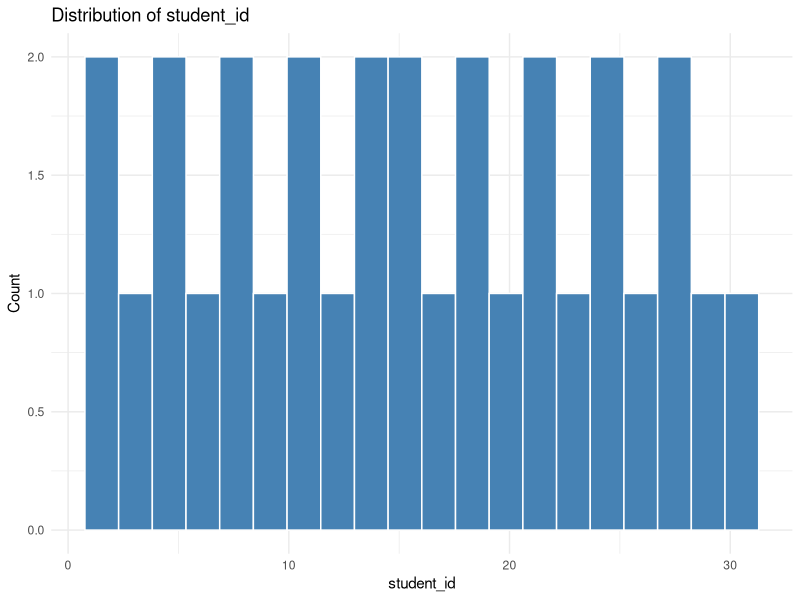
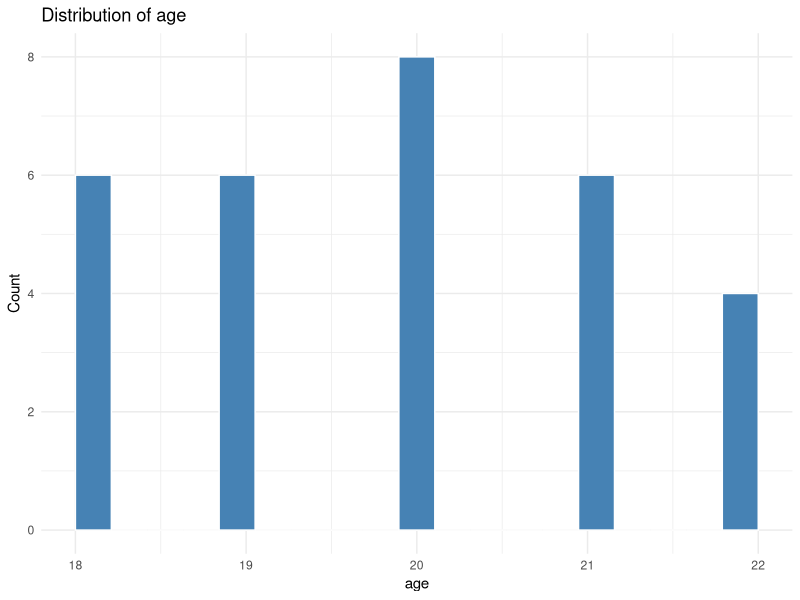
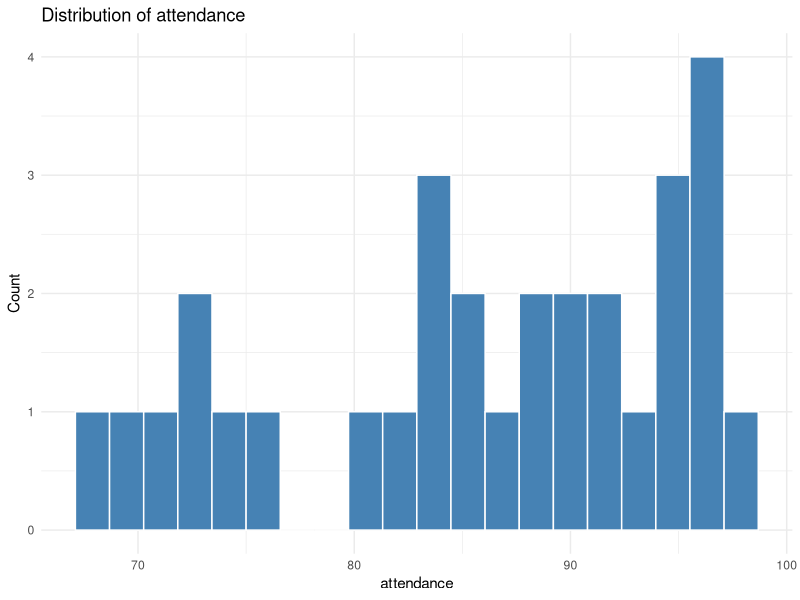
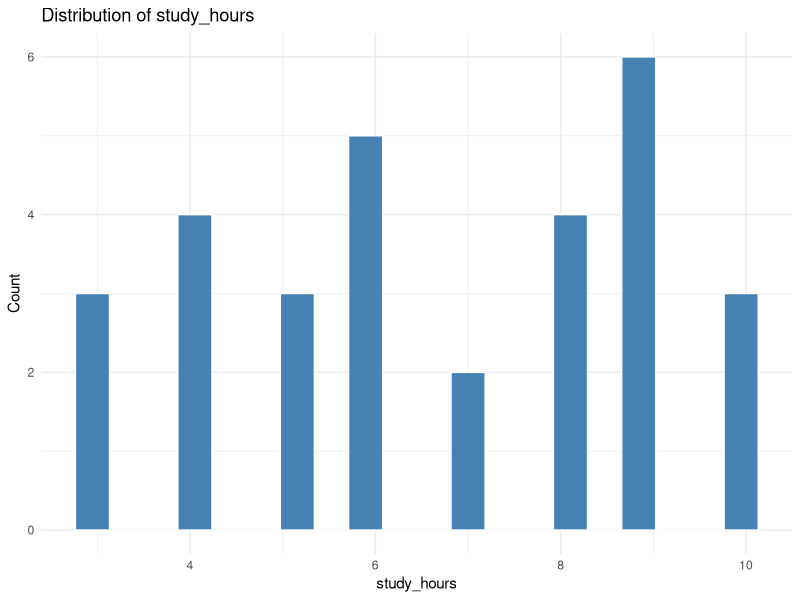
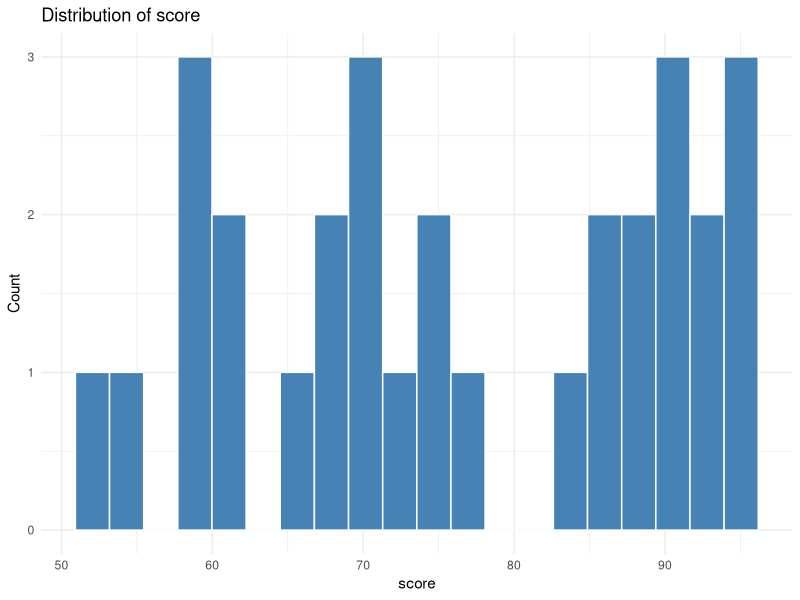
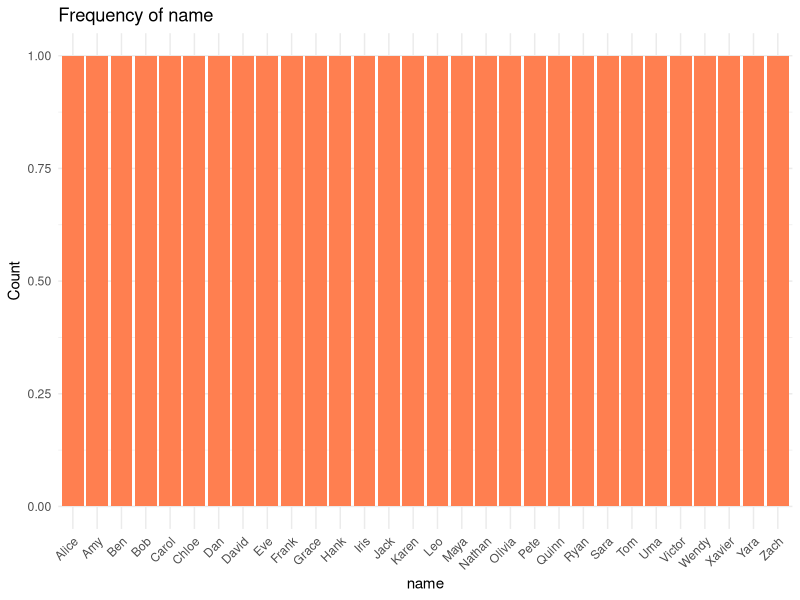
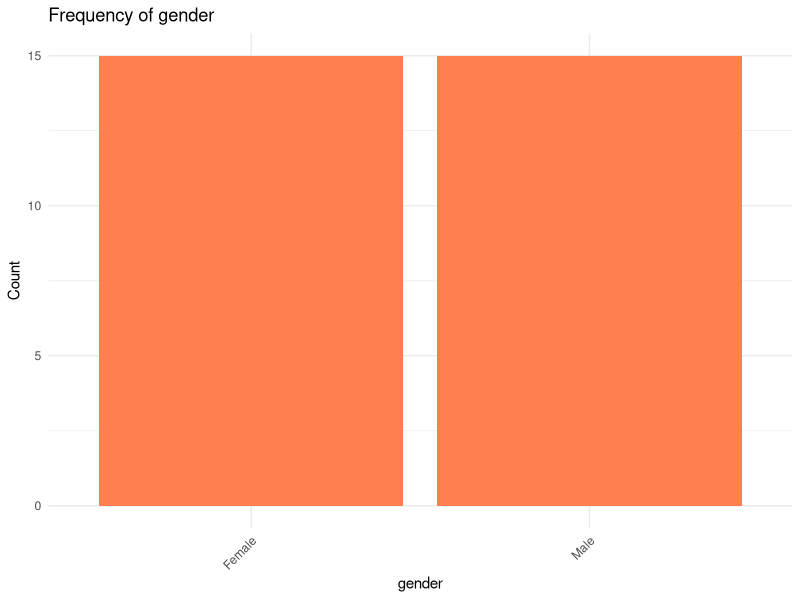
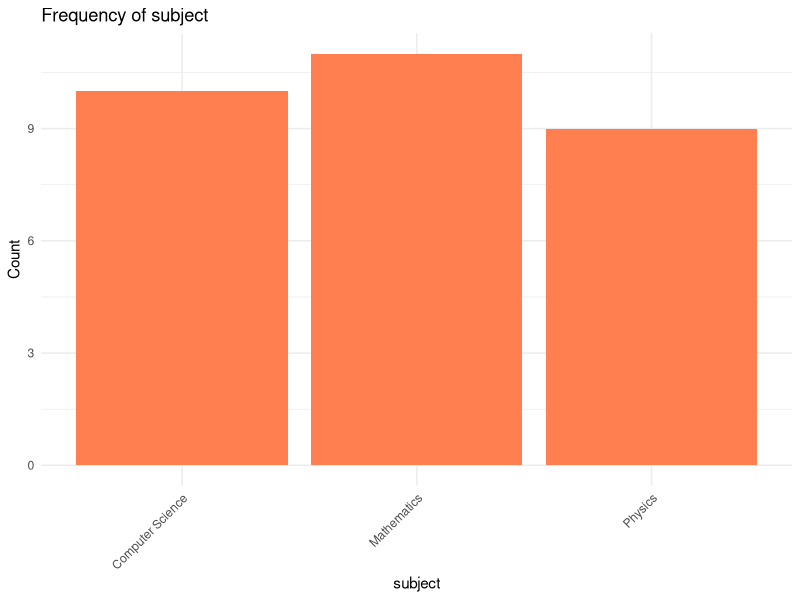

R code for these plots, in order:
# eda.R - Standalone Exploratory Data Analysis script
# Run this independently in RStudio for offline analysis

library(ggplot2)
library(dplyr)
library(tidyr)
library(readr)
library(corrplot)

# ---- Load Data ----
df <- read_csv("../data/dataset.csv")
names(df) <- tolower(gsub(" ", "_", names(df)))

cat("Dataset loaded:\n")
cat("Rows:", nrow(df), "| Columns:", ncol(df), "\n\n")

# ---- Summary Statistics ----
cat("=== Summary Statistics ===\n")
print(summary(df))

# ---- Missing Values ----
cat("\n=== Missing Values per Column ===\n")
print(colSums(is.na(df)))

# ---- Numeric columns ----
num_cols <- names(df)[sapply(df, is.numeric)]
cat_cols <- names(df)[sapply(df, is.character)]

# ---- Histograms for numeric columns ----
if (length(num_cols) > 0) {
  for (col in num_cols) {
    p <- ggplot(df, aes_string(x = col)) +
      geom_histogram(fill = "steelblue", bins = 20, colour = "white") +
      labs(title = paste("Distribution of", col), x = col, y = "Count") +
      theme_minimal()
    print(p)
  }
}

# ---- Bar charts for categorical columns ----
if (length(cat_cols) > 0) {
  for (col in cat_cols[1:min(3, length(cat_cols))]) {
    p <- df %>%
      count(!!sym(col)) %>%
      ggplot(aes_string(x = col, y = "n")) +
      geom_col(fill = "coral") +
      labs(title = paste("Frequency of", col), x = col, y = "Count") +
      theme_minimal() +
      theme(axis.text.x = element_text(angle = 45, hjust = 1))
    print(p)
  }
}

# ---- Correlation Matrix ----
if (length(num_cols) >= 2) {
  cat("\n=== Correlation Matrix ===\n")
  corr_matrix <- cor(df[, num_cols], use = "complete.obs")
  print(round(corr_matrix, 2))

  corrplot(corr_matrix, method = "color", type = "upper",
    tl.col = "black", tl.srt = 45,
    addCoef.col = "black", number.cex = 0.8,
    title = "Correlation Matrix", mar = c(0,0,2,0))
}

cat("\nEDA complete.\n")
